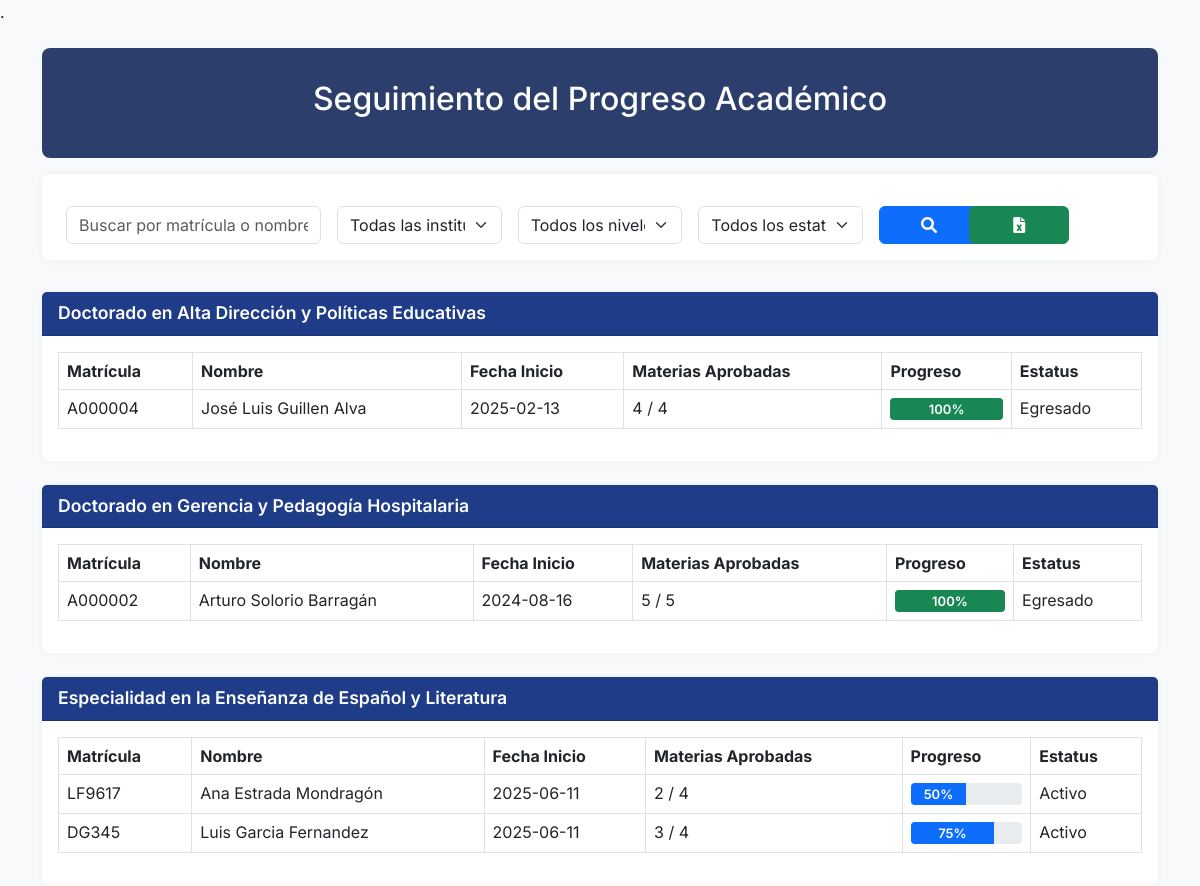
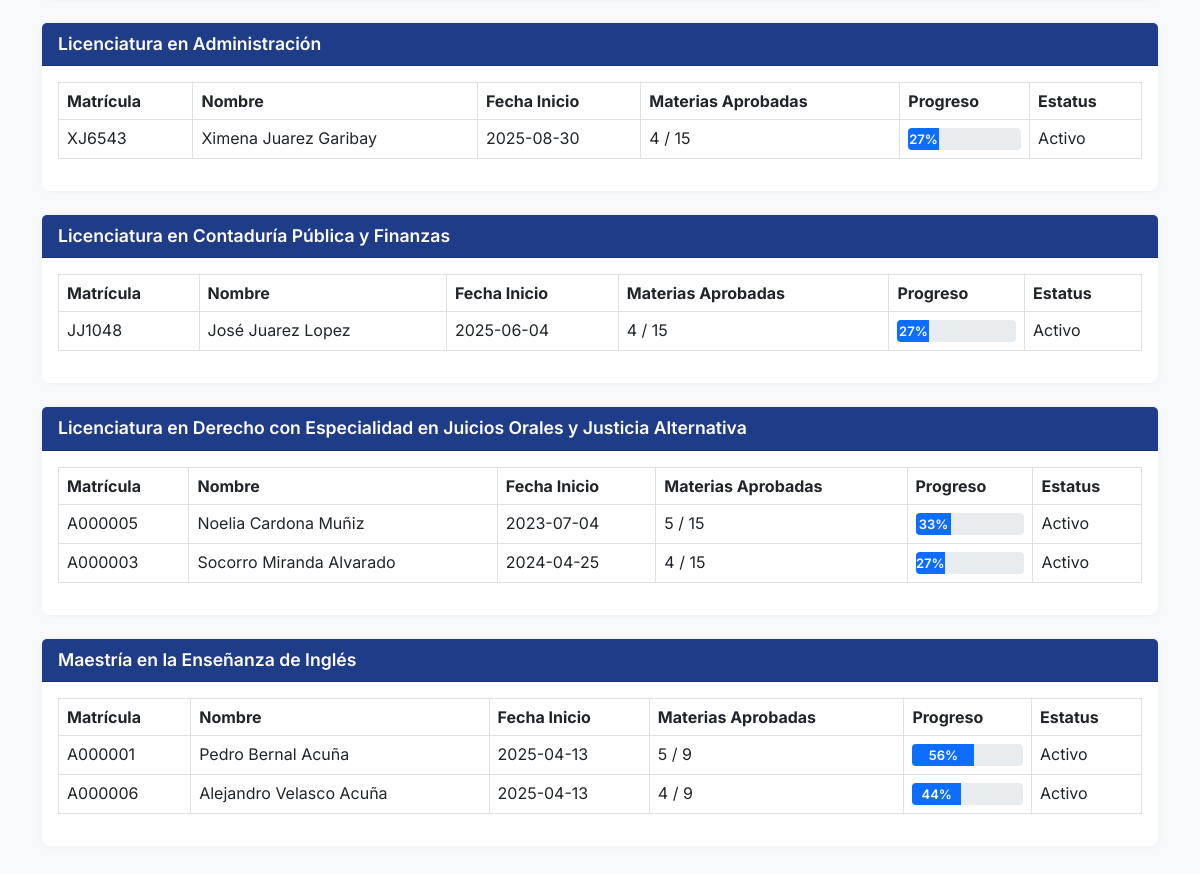
/backend/finanzas/progreso_alumnos.php, run on the app's committed database (2 pictures, top to bottom).
### tables this page shows
CREATE TABLE `alumno` (
  `matricula` varchar(10) NOT NULL,
  `dgp` varchar(20) DEFAULT NULL,
  `nombre` varchar(100) NOT NULL,
  `apellido_paterno` varchar(50) DEFAULT NULL,
  `apellido_materno` varchar(50) DEFAULT NULL,
  `curp` char(18) DEFAULT NULL,
  `genero` enum('M','F','O') NOT NULL,
  `cura` varchar(50) DEFAULT NULL,
  `correo_institucional` varchar(100) DEFAULT NULL,
  `fecha_inicio` date DEFAULT NULL,
  `generacion` varchar(15) DEFAULT NULL,
  `nacionalidad` varchar(100) DEFAULT NULL,
  `tiene_maestria_previa` tinyint(1) NOT NULL DEFAULT 0,
  `telefono` varchar(20) DEFAULT NULL
);

CREATE TABLE `inscripcion_alumno` (
  `matricula` varchar(10) NOT NULL,
  `permanencia` varchar(50) DEFAULT NULL,
  `duracion_final_meses` int(11) DEFAULT NULL,
  `promocion_aplicada` varchar(100) DEFAULT NULL,
  `id_promocion` int(11) DEFAULT NULL,
  `modalidad_titulacion` varchar(100) DEFAULT NULL,
  `ciclo_inicio` varchar(10) DEFAULT NULL,
  `ciclo_fin` varchar(10) DEFAULT NULL,
  `fecha_inscripcion` date DEFAULT curdate(),
  `modalidad_alumno` varchar(50) DEFAULT NULL,
  `estatus_alumno` enum('Activo','Irregular','Baja','Egresado','Suspendido') NOT NULL DEFAULT 'Activo' COMMENT 'Estatus actual del alumno en la inscripción',
  `fecha_estatus` date DEFAULT curdate(),
  `ciclo_finalizado` date DEFAULT NULL
);

CREATE TABLE `programa` (
  `dgp` varchar(20) NOT NULL,
  `nombre_programa` varchar(255) DEFAULT NULL,
  `abreviacion` varchar(50) DEFAULT NULL,
  `rvoe` varchar(50) DEFAULT NULL,
  `denominacion_autorizada` varchar(255) DEFAULT NULL,
  `modalidades` varchar(100) DEFAULT NULL,
  `nivel_educativo` varchar(100) DEFAULT NULL,
  `fecha_rvoe` date DEFAULT NULL,
  `id_institucion` char(6) DEFAULT NULL,
  `duracion_meses` int(11) NOT NULL DEFAULT 0,
  `duracion_meses_alt` int(11) DEFAULT NULL,
  `total_materias` int(11) DEFAULT 0,
  `materias_doctorado_maestria` int(11) DEFAULT NULL,
  `materias_doctorado_licenciatura` int(11) DEFAULT NULL
);

### backend/finanzas/progreso_alumnos.php (the view, shortened to what this page needs)
<?php
require '../conexion.php';
function calcularProgreso($materias_aprobadas, $total_materias) {
    return min(100, round(($materias_aprobadas / $total_materias) * 100));
}
$busqueda = isset($_GET['busqueda']) ? trim($_GET['busqueda']) : '';
$sql = "
    SELECT a.matricula, a.nombre, a.apellido_paterno, a.apellido_materno,
           a.tiene_maestria_previa, a.fecha_inicio, a.dgp,
           p.nombre_programa, p.nivel_educativo, p.id_institucion,
           i.nombre AS nombre_institucion,
           ia.estatus_alumno,
           p.total_materias, p.materias_doctorado_maestria,
           p.materias_doctorado_licenciatura,
           (
             SELECT COUNT(*) FROM materias_alumno ma
             WHERE ma.matricula = a.matricula AND ma.aprobada = 1
           ) AS materias_aprobadas
    FROM alumno a
    JOIN inscripcion_alumno ia ON a.matricula = ia.matricula
    JOIN programa p ON a.dgp = p.dgp
    JOIN institucion i ON p.id_institucion = i.id_institucion
    WHERE 1=1
";
$sql .= " ORDER BY p.nombre_programa, a.apellido_paterno, a.apellido_materno";
$result = $conn->query($sql);
$alumnos_por_programa = [];
while ($row = $result->fetch_assoc()) {
    $programa = $row['nombre_programa'];
    $total_materias = 0;
    if (strtolower($row['nivel_educativo']) === 'doctorado') {
        $total_materias = !empty($row['tiene_maestria_previa'])
            ? $row['materias_doctorado_maestria']
            : $row['materias_doctorado_licenciatura'];
    } else {
        $total_materias = $row['total_materias'];
    }
    $progreso = calcularProgreso($row['materias_aprobadas'], $total_materias);
    $estatus = $row['estatus_alumno'];
    $row['progreso'] = $progreso;
    $row['total_materias'] = $total_materias;
    $row['estatus'] = $estatus;
    $alumnos_por_programa[$programa][] = $row;
}
?>.
<!DOCTYPE html>
<html lang="es">
<head>
    <link rel="stylesheet" href="https://cdn.jsdelivr.net/npm/bootstrap@5.3.0/dist/css/bootstrap.min.css">
    <link rel="stylesheet" href="https://cdnjs.cloudflare.com/ajax/libs/font-awesome/6.0.0-beta3/css/all.min.css">
</head>
<body>
<div class="container py-4">
    <div class="header-section">
        <h2>Seguimiento del Progreso Académico</h2>
    </div>
    <form method="GET" class="filter-bar row g-3 align-items-center">
        <div class="col-md-3">
            <input type="text" name="busqueda" class="form-control" placeholder="Buscar por matrícula o nombre" value="<?= htmlspecialchars($busqueda) ?>">
        </div>
        <div class="col-md-2">
            <select name="institucion" class="form-select">
                <option value="">Todas las instituciones</option>
            </select>
        </div>
        <div class="col-md-2">
            <select name="nivel" class="form-select">
                <option value="">Todos los niveles</option>
            </select>
        </div>
        <div class="col-md-2">
            <select name="estatus" class="form-select">
                <option value="">Todos los estatus</option>
            </select>
        </div>
        <div class="col-md-1 d-grid">
            <button type="submit" class="btn btn-primary btn-search"><i class="fas fa-search"></i></button>
        </div>
        <div class="col-md-2 d-grid">
            <button type="button" class="btn btn-success btn-export" onclick="exportarExcel()"><i class="fas fa-file-excel"></i></button>
        </div>
    </form>
    <?php foreach ($alumnos_por_programa as $programa => $alumnos): ?>
    <div class="card mb-4">
        <div class="card-header"><?= htmlspecialchars($programa) ?></div>
        <div class="card-body">
            <div class="table-responsive">
                <table class="table table-hover table-bordered exportable">
                    <thead>
                        <tr>
                            <th>Matrícula</th>
                            <th>Nombre</th>
                            <th>Fecha Inicio</th>
                            <th>Materias Aprobadas</th>
                            <th>Progreso</th>
                            <th>Estatus</th>
                        </tr>
                    </thead>
                    <tbody>
                        <?php foreach ($alumnos as $row): ?>
                        <tr>
                            <td><?= htmlspecialchars($row['matricula']) ?></td>
                            <td><?= htmlspecialchars($row['nombre'] . ' ' . $row['apellido_paterno'] . ' ' . $row['apellido_materno']) ?></td>
                            <td><?= htmlspecialchars($row['fecha_inicio']) ?></td>
                            <td><?= $row['materias_aprobadas'] ?> / <?= $row['total_materias'] ?></td>
                            <td>
                                <div class="progress">
                                    <div class="progress-bar <?= $row['progreso'] >= 100 ? 'bg-success' : 'bg-primary' ?>" style="width: <?= $row['progreso'] ?>%">
                                        <?= $row['progreso'] ?>%
                                    </div>
                                </div>
                            </td>
                            <td><?= $row['estatus'] ?></td>
                        </tr>
                        <?php endforeach; ?>
                    </tbody>
                </table>
            </div>
        </div>
    </div>
    <?php endforeach; ?>
</div>
</body>
</html>

### backend/finanzas/progreso_alumnos.php (style rules this page uses)
body { background-color: #f8f9fb; font-family: 'Inter', sans-serif; }
.header-section { width: 100%; margin-left: auto; margin-right: auto; background-color: #2b3e6c; padding: 2rem; color: white; border-radius: 0.5rem; margin-bottom: 2rem; text-align: center; }
.filter-bar { width: 100%; margin-left: auto; margin-right: auto; background: white; padding: 1rem; border-radius: 0.5rem; box-shadow: 0 0 10px rgba(0,0,0,0.05); margin-bottom: 2rem; }
.card { border: none; border-radius: 0.5rem; box-shadow: 0 0 6px rgba(0,0,0,0.05); }
.card-header { background-color: #1f3c88; color: white; font-weight: 600; font-size: 1.1rem; }
.table thead { background-color: #eef1f8; }
.progress { height: 22px; border-radius: 0.25rem; }
.progress-bar { font-size: 13px; font-weight: 600; }
.btn-export, .btn-search { min-width: 100px; width: 100%; max-width: 180px; width: 45px; height: 38px; }

### data on the page
alumno: matricula "A000004", nombre+apellido_paterno+apellido_materno "José Luis Guillen Alva", fecha_inicio "2025-02-13", materias_aprobadas "4", total_materias "4", progreso "100", inscripcion_alumno.estatus_alumno "Egresado"
alumno: matricula "A000002", nombre+apellido_paterno+apellido_materno "Arturo Solorio Barragán", fecha_inicio "2024-08-16", materias_aprobadas "5", total_materias "5", progreso "100", inscripcion_alumno.estatus_alumno "Egresado"
alumno: matricula "LF9617", nombre+apellido_paterno+apellido_materno "Ana Estrada Mondragón", fecha_inicio "2025-06-11", materias_aprobadas "2", dgp.total_materias "4", progreso "50", inscripcion_alumno.estatus_alumno "Activo"
alumno: matricula "DG345", nombre+apellido_paterno+apellido_materno "Luis Garcia Fernandez", fecha_inicio "2025-06-11", materias_aprobadas "3", dgp.total_materias "4", progreso "75", inscripcion_alumno.estatus_alumno "Activo"
alumno: matricula "XJ6543", nombre+apellido_paterno+apellido_materno "Ximena Juarez Garibay", fecha_inicio "2025-08-30", materias_aprobadas "4", dgp.total_materias "15", progreso "27", inscripcion_alumno.estatus_alumno "Activo"
alumno: matricula "JJ1048", nombre+apellido_paterno+apellido_materno "José Juarez Lopez", fecha_inicio "2025-06-04", materias_aprobadas "4", dgp.total_materias "15", progreso "27", inscripcion_alumno.estatus_alumno "Activo"
alumno: matricula "A000005", nombre+apellido_paterno+apellido_materno "Noelia Cardona Muñiz", fecha_inicio "2023-07-04", materias_aprobadas "5", dgp.total_materias "15", progreso "33", inscripcion_alumno.estatus_alumno "Activo"
alumno: matricula "A000003", nombre+apellido_paterno+apellido_materno "Socorro Miranda Alvarado", fecha_inicio "2024-04-25", materias_aprobadas "4", dgp.total_materias "15", progreso "27", inscripcion_alumno.estatus_alumno "Activo"
alumno: dgp.nombre_programa "Maestría en la Enseñanza de Inglés", matricula "A000006", nombre+apellido_paterno+apellido_materno "Alejandro Velasco Acuña", fecha_inicio "2025-04-13", materias_aprobadas "4", dgp.total_materias "9", progreso "44", inscripcion_alumno.estatus_alumno "Activo"
alumno: matricula "A000001", nombre+apellido_paterno+apellido_materno "Pedro Bernal Acuña", fecha_inicio "2025-04-13", materias_aprobadas "5", dgp.total_materias "9", progreso "56", inscripcion_alumno.estatus_alumno "Activo"

### other printed values
$programa "Doctorado en Alta Dirección y Políticas Educativas"
$programa "Doctorado en Gerencia y Pedagogía Hospitalaria"
$programa "Especialidad en la Enseñanza de Español y Literatura"
$programa "Licenciatura en Administración"
$programa "Licenciatura en Contaduría Pública y Finanzas"
$programa "Licenciatura en Derecho con Especialidad en Juicios Orales y Justicia Alternativa"
